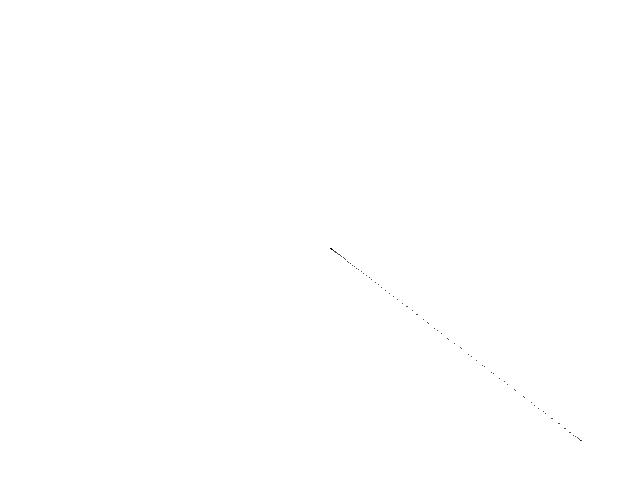
Frame 1 (no input)
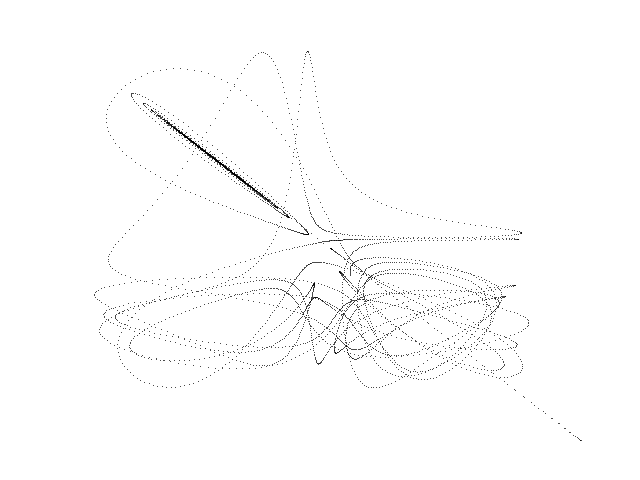
Frame 60 (the mouse pressed at the canvas centre just before this capture)
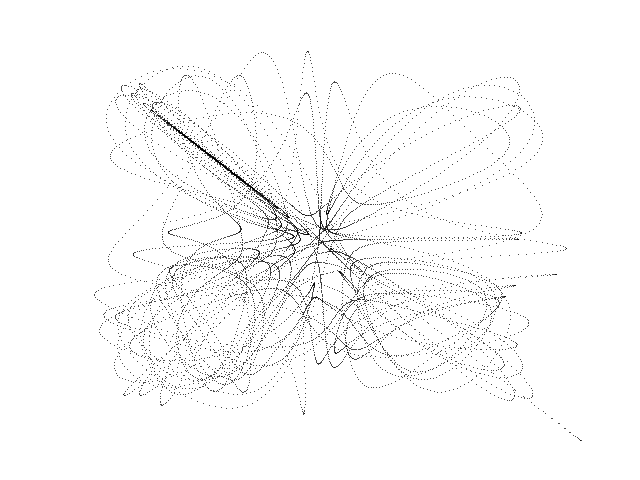
Frame 120 (the mouse held since frame 60 and released just before this capture)

The Processing sketch that drew these frames (run headless with seeded random() and noise(); from frame 60 on, the mouse is pressed at the canvas centre):

// Processing sketch: Lorenz_4_Wing
// ── Lorenz_4_Wing.pde
// Four wing Lorenz chaotic attractor //

  float x1 = 1.0;
  float y1 = 0.0;
  float z1 = 0.0;
  float x2 = 1.0;
  float y2 = 0.0;
  float z2 = 0.0;
  float dt = 0.005;
  float o = 10.0;
  float p = 28.0;
  float b = 8.0/3.0;
  float k = 0.1;


void setup() {
  
  size(640,480);
  background(255);
  
}

void draw() {
  
  for (int i=0; i<100; i++) {
        
    x1 = x1 + dt * (o * (y1 - x1));
    y1 = y1 + dt * (p * x1 - y1 - x1 * z1 + k * (x2 - y2));
    z1 = z1 + dt * (x1 * y1 - b * z1);
    x2 = x2 + dt * (o * (y2 - x2));
    y2 = y2 + dt * (p * x2 - y2 - x2 * z2 + k * (x1 - y1));
    z2 = z2 + dt * (x2 * y2 - b * z2); 
  
    point(320 + (13 * x1), 240 + (10 * x2));
        
  }

}
